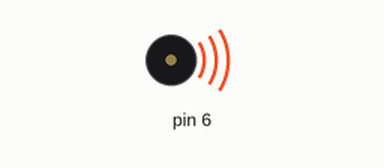
Recording of a sketch running on a simulated Arduino Uno, built with avr-gcc and run on an emulated ATmega328P. Shown: buzzer (waves = sounding).

Above: at 23.5 s.
At 36.38 s:
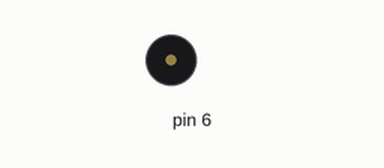
Timing chart, 0 to 38.0 s (numbered marks = the images above):
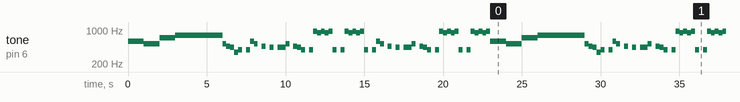

The sketch:

melody.ino
```cpp
//test file
#include "pitches.h"
int coffindance[] = {
  NOTE_D5, NOTE_D5, NOTE_D5, NOTE_D5,
  NOTE_C5, NOTE_C5, NOTE_C5, NOTE_C5,
  NOTE_F5, NOTE_F5, NOTE_F5, NOTE_F5,
  NOTE_G5, NOTE_G5, NOTE_G5, NOTE_G5,
  NOTE_G5, NOTE_G5, NOTE_G5, NOTE_G5,
  NOTE_G5, NOTE_G5, NOTE_G5, NOTE_G5,
  NOTE_C5, NOTE_AS4, NOTE_A4, NOTE_F4,
  NOTE_G4, 0, NOTE_G4, NOTE_D5,
  NOTE_C5, 0, NOTE_AS4, 0,
  NOTE_A4, 0, NOTE_A4, NOTE_A4,
  NOTE_C5, 0, NOTE_AS4, NOTE_A4,
  NOTE_G4,0, NOTE_G4, NOTE_AS5,
  NOTE_A5, NOTE_AS5, NOTE_A5, NOTE_AS5,
  NOTE_G4,0, NOTE_G4, NOTE_AS5,
  NOTE_A5, NOTE_AS5, NOTE_A5, NOTE_AS5,
  NOTE_G4, 0, NOTE_G4, NOTE_D5,
  NOTE_C5, 0, NOTE_AS4, 0,
  NOTE_A4, 0, NOTE_A4, NOTE_A4,
  NOTE_C5, 0, NOTE_AS4, NOTE_A4,
  NOTE_G4,0, NOTE_G4, NOTE_AS5,
  NOTE_A5, NOTE_AS5, NOTE_A5, NOTE_AS5,
  NOTE_G4,0, NOTE_G4, NOTE_AS5,
  NOTE_A5, NOTE_AS5, NOTE_A5, NOTE_AS5

};

int noteDurations[] = {
  4,4,4,4,
  4,4,4,4,
  4,4,4,4,
  4,4,4,4,
  4,4,4,4,
  4,4,4,4,
  4,4,4,4,
  4,4,4,4,
  4,4,4,4,
  4,4,4,4,
  4,4,4,4,
  4,4,4,4,
  4,4,4,4,
  4,4,4,4,
  4,4,4,4,
  4,4,4,4,
  4,4,4,4,
  4,4,4,4,
  4,4,4,4,
  4,4,4,4,
  4,4,4,4,
  4,4,4,4,
  4,4,4,4,
};

void setup() {
  for (int thisNote = 0; thisNote <= 92; thisNote++) {
    int noteDuration = 1000 / noteDurations[thisNote];
    tone(6, coffindance[thisNote], noteDuration);
    int pauseBetweenNotes = noteDuration * 1;
    delay(pauseBetweenNotes);
    noTone(6);
  }
}
void loop() {
  for (int thisNote = 0; thisNote <= 92; thisNote++) {
    int noteDuration = 1000 / noteDurations[thisNote];
    tone(6, coffindance[thisNote], noteDuration);
    int pauseBetweenNotes = noteDuration * 1;
    delay(pauseBetweenNotes);
    noTone(6);
  }
}
```

Measured:
- by itself, tone on pin 6: plays 587 Hz for 1.0 s, 523 Hz for 1.0 s, 698 Hz for 1.0 s, 784 Hz for 3.0 s, 523 Hz for 0.25 s, 466 Hz for 0.25 s … (312 notes in this stretch)
